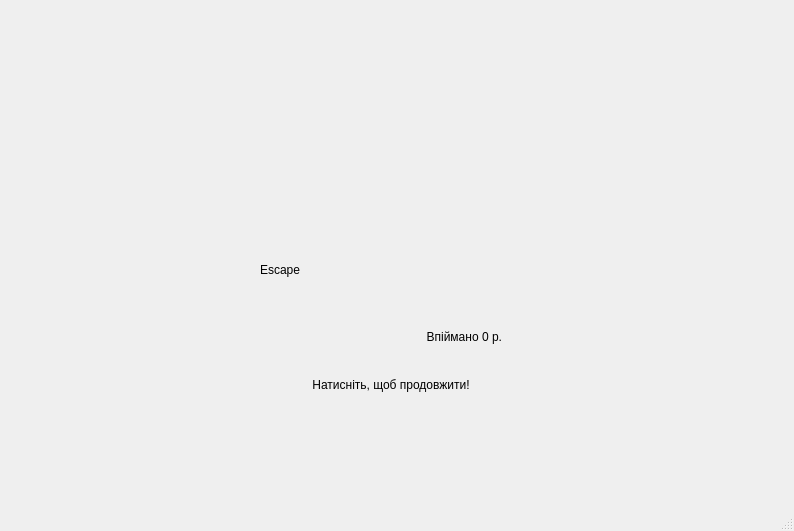
<?xml version="1.0" encoding="UTF-8"?>
<ui version="4.0">
 <class>MainWindow</class>
 <widget class="QMainWindow" name="MainWindow">
  <property name="geometry">
   <rect>
    <x>0</x>
    <y>0</y>
    <width>794</width>
    <height>531</height>
   </rect>
  </property>
  <property name="windowTitle">
   <string>MainWindow</string>
  </property>
  <widget class="QWidget" name="centralwidget">
   <widget class="QWidget" name="scoreWidget" native="true">
    <property name="geometry">
     <rect>
      <x>280</x>
      <y>330</y>
      <width>222</width>
      <height>71</height>
     </rect>
    </property>
    <layout class="QVBoxLayout" name="verticalLayout_2">
     <item>
      <layout class="QHBoxLayout" name="horizontalLayout">
       <item>
        <spacer name="horizontalSpacer">
         <property name="orientation">
          <enum>Qt::Orientation::Horizontal</enum>
         </property>
         <property name="sizeHint" stdset="0">
          <size>
           <width>40</width>
           <height>20</height>
          </size>
         </property>
        </spacer>
       </item>
       <item>
        <widget class="QLabel" name="l_score">
         <property name="text">
          <string>&lt;html&gt;&lt;head/&gt;&lt;body&gt;&lt;p&gt;Впіймано 0 р.&lt;/p&gt;&lt;/body&gt;&lt;/html&gt;</string>
         </property>
         <property name="alignment">
          <set>Qt::AlignmentFlag::AlignRight|Qt::AlignmentFlag::AlignTop|Qt::AlignmentFlag::AlignTrailing</set>
         </property>
        </widget>
       </item>
      </layout>
     </item>
     <item>
      <widget class="QLabel" name="l_message">
       <property name="text">
        <string>&lt;html&gt;&lt;head/&gt;&lt;body&gt;&lt;p align=&quot;center&quot;&gt;Натисніть, щоб продовжити!&lt;/p&gt;&lt;/body&gt;&lt;/html&gt;</string>
       </property>
      </widget>
     </item>
    </layout>
   </widget>
   <widget class="QLabel" name="l_escape">
    <property name="geometry">
     <rect>
      <x>260</x>
      <y>260</y>
      <width>63</width>
      <height>20</height>
     </rect>
    </property>
    <property name="text">
     <string>Escape</string>
    </property>
   </widget>
  </widget>
  <widget class="QMenuBar" name="menubar">
   <property name="geometry">
    <rect>
     <x>0</x>
     <y>0</y>
     <width>794</width>
     <height>26</height>
    </rect>
   </property>
  </widget>
  <widget class="QStatusBar" name="statusbar"/>
 </widget>
 <resources/>
 <connections/>
</ui>
